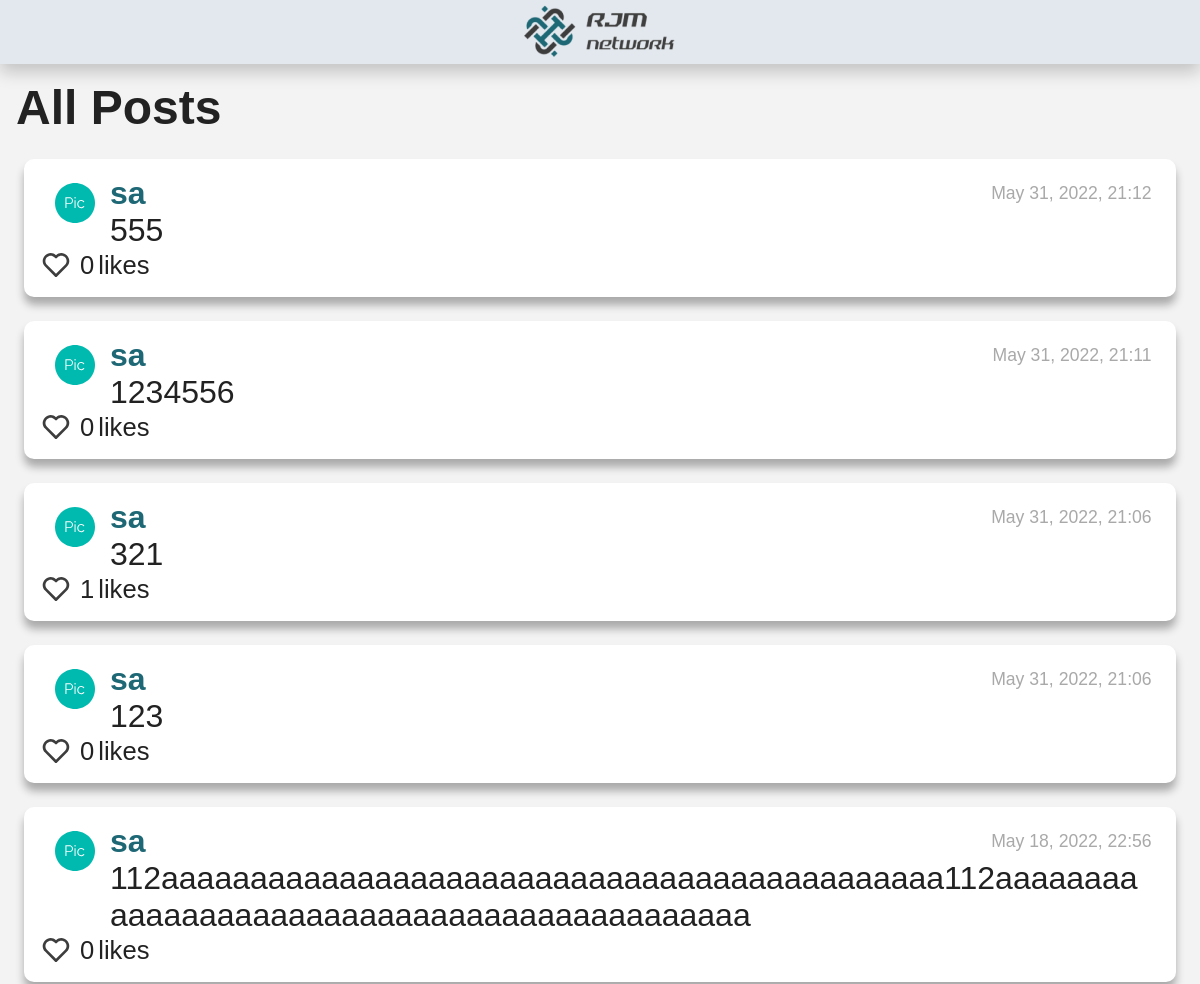
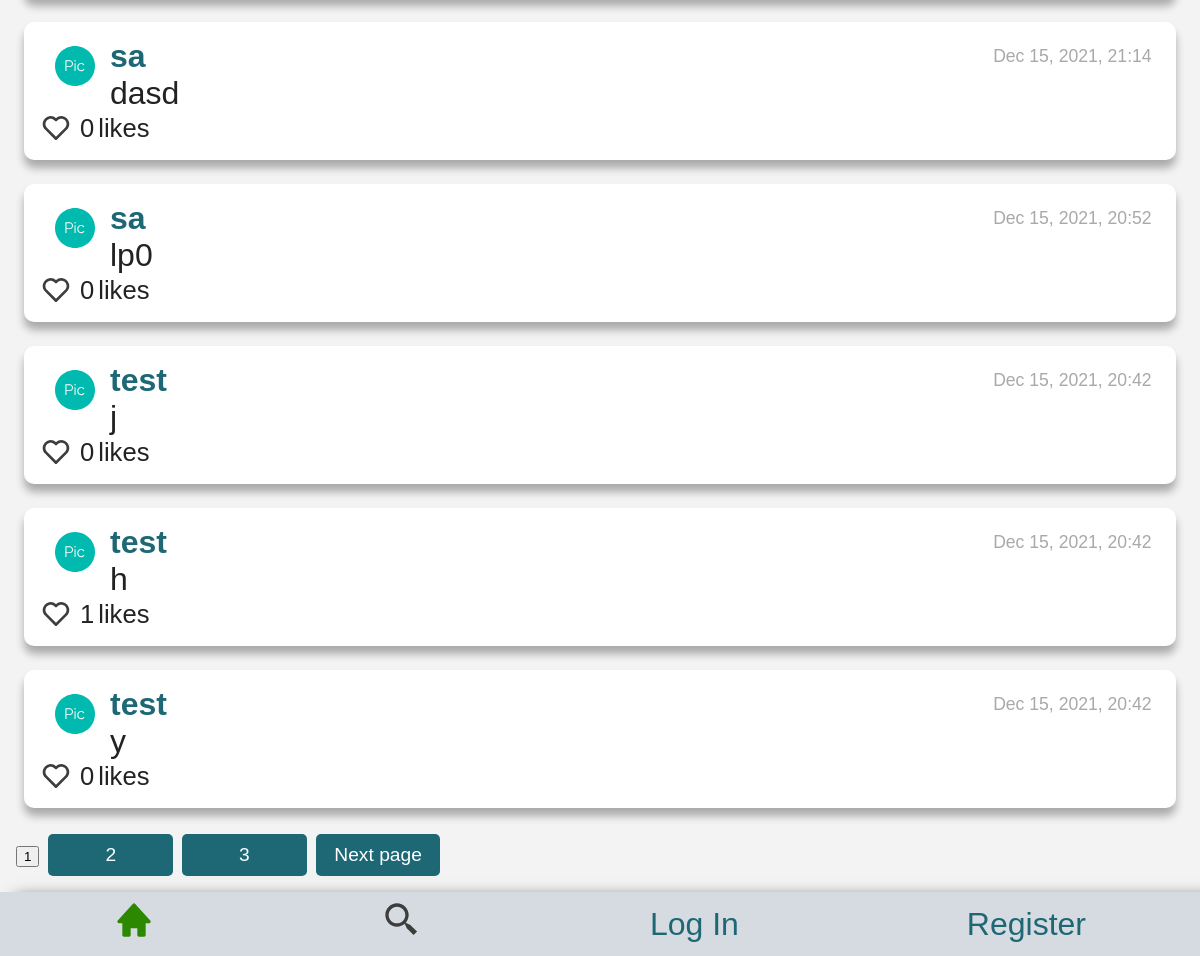
The app's page /, older data (2 pictures, top to bottom).
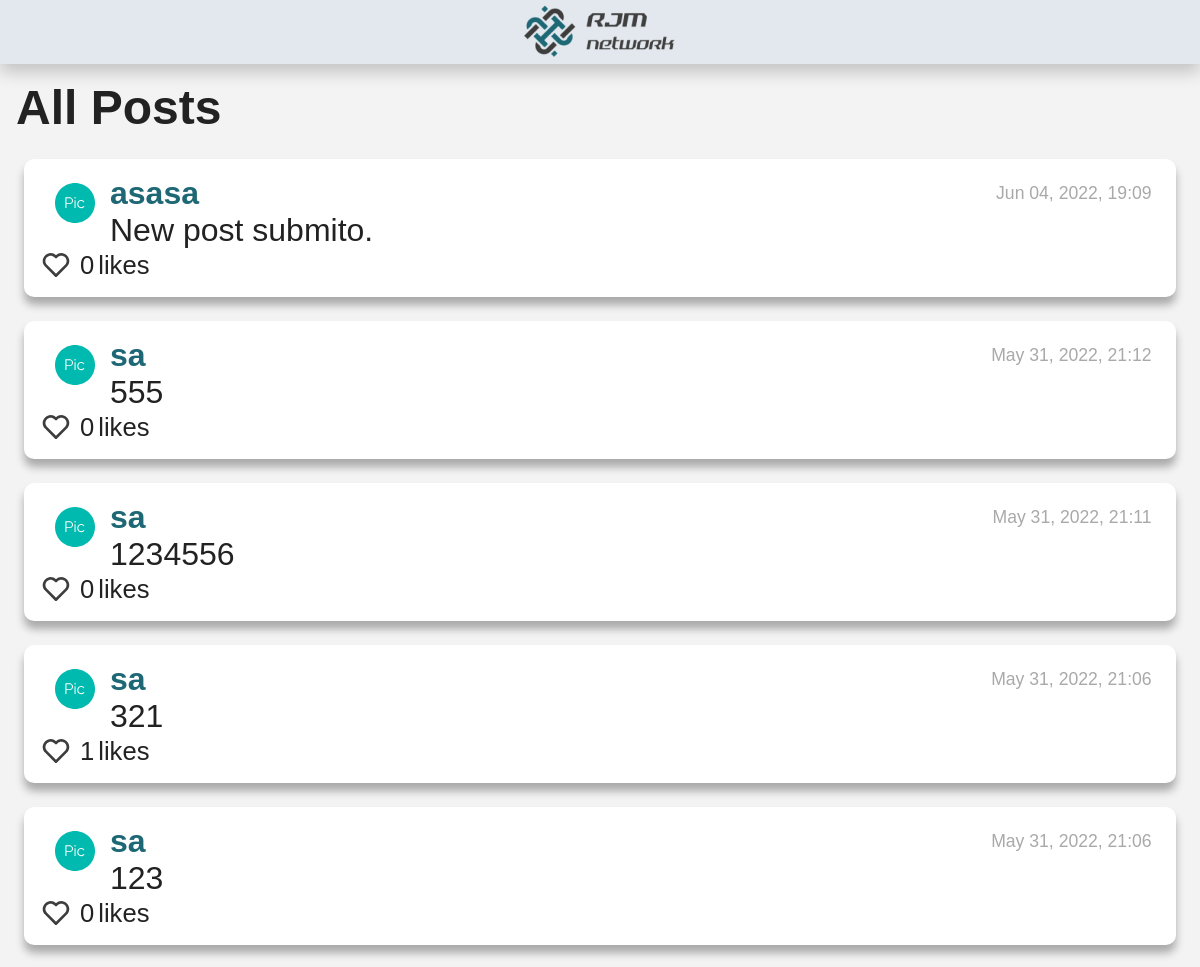
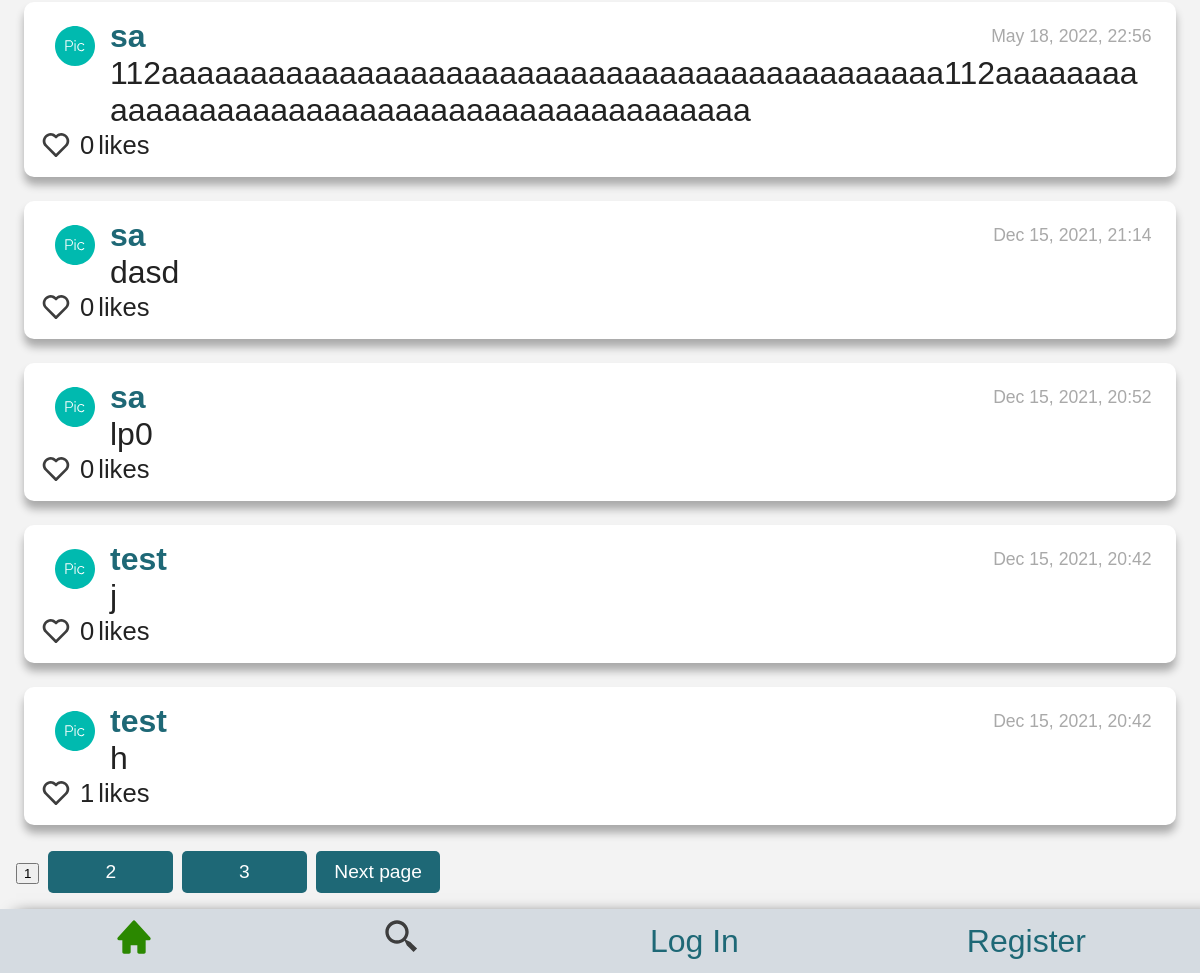
The same page, newer data (2 pictures, top to bottom).
### network/models.py (models this page shows, shortened)
class NewPost(models.Model):
    poster = models.ForeignKey(User, on_delete=models.PROTECT, related_name="posts_posted")
    description = models.TextField(blank=False)
    date_added = models.DateTimeField(auto_now_add=True)

class User(AbstractUser):
    header_image = models.ImageField(null=True, blank=True, upload_to="images/")
    pass

### network/views.py (the view)
# urls.py: path("", views.index, name="index"),
def index(request):
    all_posts = NewPost.objects.select_related('poster')
    total_posts=all_posts.count()
    total_pages=math.ceil(total_posts/10)
    list_total_pages = []
    for i in range(2, total_pages+1):
        list_total_pages.append(i)
    all_posts = all_posts.order_by("-date_added")[:10]
    all_likers = Likers.objects.all()
    for post in all_posts:
        post.date_added = (post.date_added.strftime("%b %d, %Y, %H:%M"))
        post.number_likes=0
        likers = all_likers.filter(post=post.id)
        likers_id = []
        for each_liker in likers:
            post.likers = each_liker.liker.all()
            post.number_likes = each_liker.liker.count()
            for each in each_liker.liker.all():
                likers_id.append(each.id)
            post.likers_id = likers_id
    return render(request, "network/index.html", {
        "all_posts": all_posts,
        "list_total_pages":list_total_pages,
    })

### network/templates/network/index.html (shortened to what the changed rows need)
{% extends "network/layout.html" %}
{% load static %}
{% block body %}
    <div id="all_posts_view">
        <div id="page_0">
            {% if all_posts %}
                {% for post in all_posts %}
                    <div id="posts_style">
                        <div id="posts-flex-order">
                            <div id="posts-flex-order-child1">
                            </div>
                            <div id="posts-flex-order-child2">
                                <div id="posts-first-line">
                                    <a id="profile"  href="profile/{{ post.poster.id }}">{{ post.poster }}</a>
                                    <div id="post-{{post.date_added}}" class="date_post"> {{ post.date_added }}</div>
                                </div>
                                <div id="post-description-{{post.id}}" class="description_post"> {{ post.description }} </div>
                            </div>
                        </div>
                        <div id="like_complete">
                            {% if user.id in post.likers_id %}
                                <button class="yes_button" id="like-btn-{{post.id}}" value="heart_full" onclick="like('{{ post.id }}')">
                                    <svg id="heart-img-{{ post.id }}" alt="jacket" width="40" height="40" viewBox="0 0 40 40" fill="none" xmlns="http://www.w3.org/2000/svg">
                                        <path d="M33.6751 7.9851C32.7561 7.05963 31.6632 6.32493 30.4593 5.82324C29.2555 5.32155 27.9643 5.06277 26.6601 5.06177C24.1931 5.06217 21.8162 5.98889 20 7.65843C18.1841 5.98861 15.8071 5.06185 13.34 5.06177C12.0343 5.06313 10.7417 5.3227 9.53661 5.82555C8.33155 6.3284 7.23783 7.06459 6.31838 7.99177C2.39672 11.9301 2.39838 18.0901 6.32172 22.0118L20 35.6901L33.6784 22.0118C37.6017 18.0901 37.6034 11.9301 33.6751 7.9851Z" fill="#DA2D57"/>
                                    </svg>
                                </button>
                            {% else %}
                                <button class="yes_button" id="like-btn-{{post.id}}" value="heart_empty"  onclick="like('{{ post.id }}')">
                                    <svg id="heart-img-{{ post.id }}" alt="jacket" width="40" height="40" viewBox="0 0 40 40" fill="none" xmlns="http://www.w3.org/2000/svg">
                                        <path d="M20 7.65843C18.1841 5.98861 15.8071 5.06185 13.34 5.06177C12.0343 5.06313 10.7417 5.3227 9.53661 5.82555C8.33155 6.3284 7.23783 7.06459 6.31838 7.99177C2.39672 11.9301 2.39838 18.0901 6.32172 22.0118L18.5417 34.2318C18.825 34.7301 19.3717 35.0518 20 35.0518C20.258 35.0493 20.5119 34.9863 20.7411 34.8679C20.9704 34.7495 21.1686 34.579 21.32 34.3701L33.6784 22.0118C37.6017 18.0884 37.6017 11.9301 33.675 7.9851C32.7561 7.05963 31.6632 6.32493 30.4593 5.82324C29.2555 5.32155 27.9643 5.06277 26.66 5.06177C24.1931 5.06217 21.8162 5.98889 20 7.65843ZM31.3184 10.3418C33.9234 12.9601 33.925 17.0501 31.3217 19.6551L20 30.9768L8.67838 19.6551C6.07505 17.0501 6.07672 12.9601 8.67505 10.3484C9.94172 9.08843 11.5984 8.3951 13.34 8.3951C15.0817 8.3951 16.7317 9.08843 17.9884 10.3451L18.8217 11.1784C18.9764 11.3333 19.16 11.4562 19.3622 11.5401C19.5644 11.6239 19.7812 11.6671 20 11.6671C20.2189 11.6671 20.4357 11.6239 20.6379 11.5401C20.8401 11.4562 21.0237 11.3333 21.1784 11.1784L22.0117 10.3451C24.5317 7.8301 28.8017 7.83677 31.3184 10.3418Z" fill="#3D3D3D"/>
                                    </svg>
                                </button>
                            {% endif %}
                            <div id="like-count-{{post.id}}" class="d-inline-block">{{post.number_likes}}</div> likes
                        </div>
                    </div>
                {% endfor %}
                <div id="id_page_buttons">
                    <button id="selected_button" class="no-button" > 1 </button>
                    {% if list_total_pages %}
                        {% for page in list_total_pages %}
                            <button class="page_button"  id="not_selected_button" onclick="pages('{{user.id}}', 0, '{{page}}'-1)">{{page}}</button>
                        {% endfor %}
                        <button class="page_button" onclick="pages('{{user.id}}', 0, 1)">Next page</button>
                    {% endif %}
                </div>
            {% else %}
                    <li>no post</li>
            {% endif %}
        </div>
    </div>
{% endblock %}

Row changes from the older to the newer data that the page shows:
no longer on this page (row unchanged): NewPost: poster "test", date_added "Dec 15, 2021, 20:42", description "y", number_likes "0"
added NewPost: poster "asasa", date_added "Jun 04, 2022, 19:09", description "New post submito.", number_likes "0"
